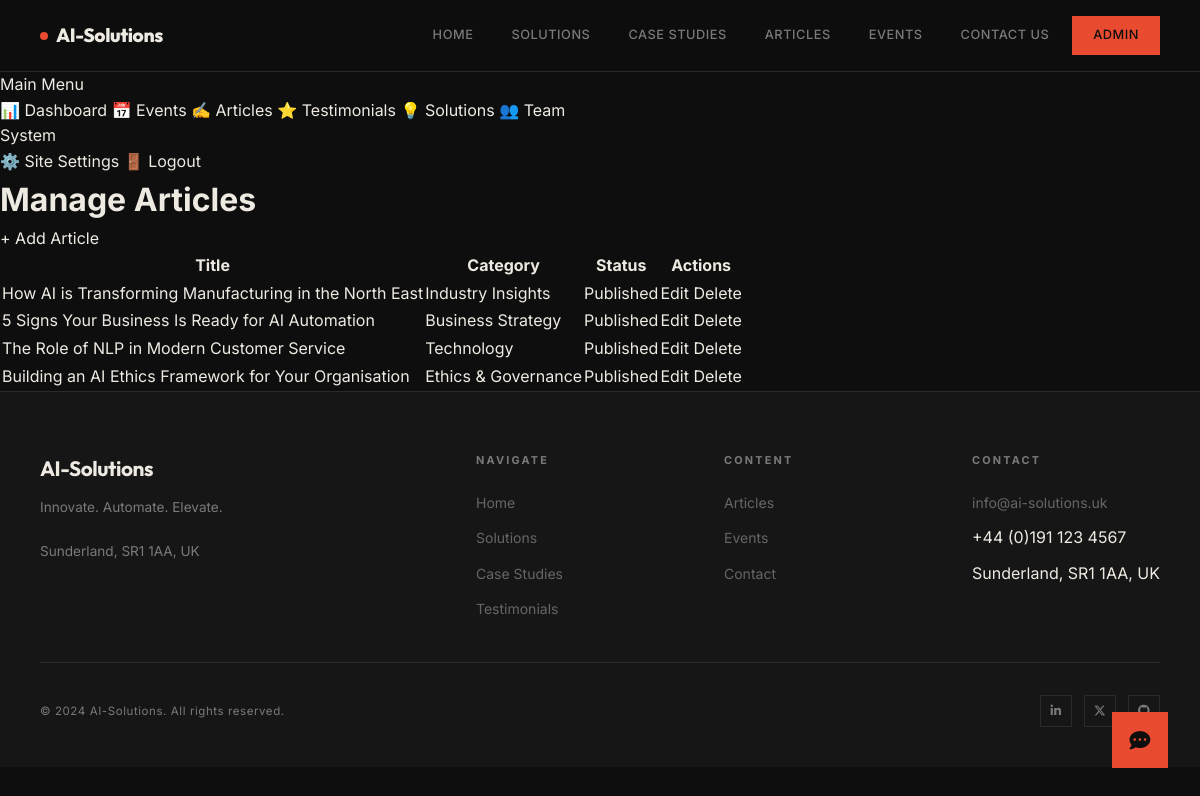
The app's page /admin/articles (signed in), older data.
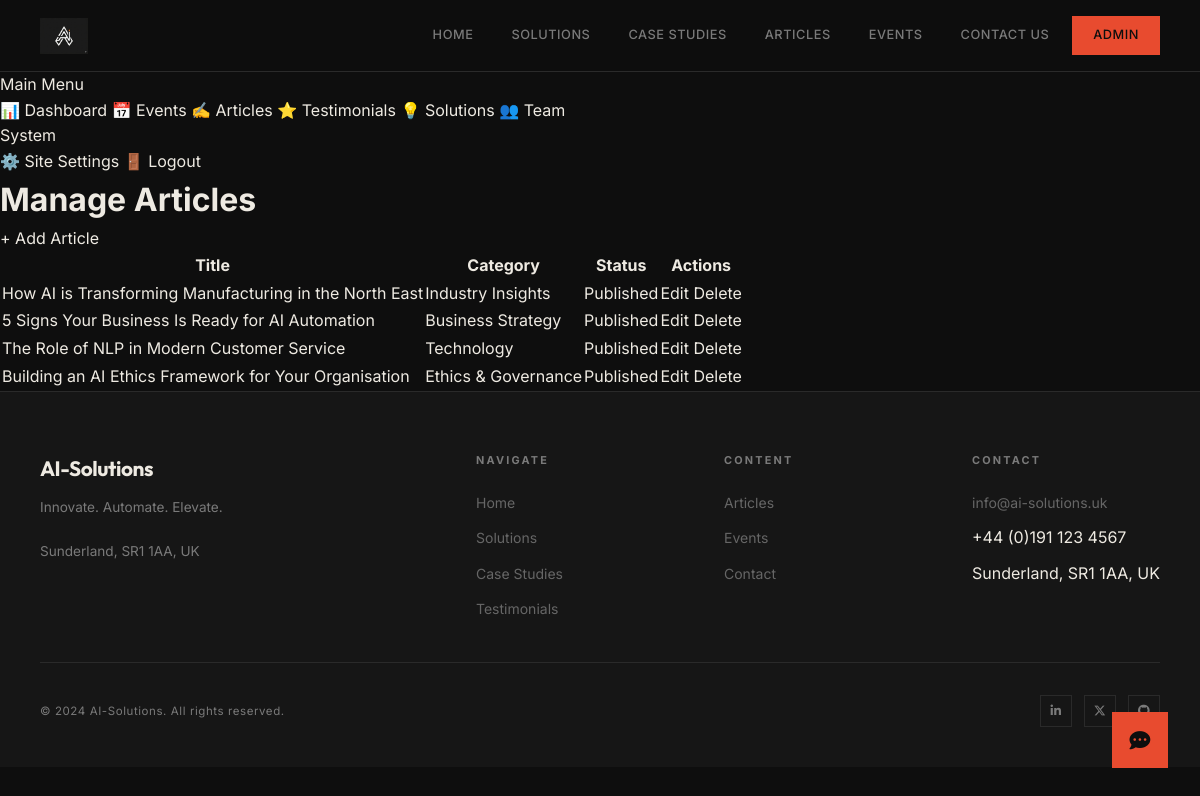
The same page, newer data.
### models.py (models this page shows)
class SiteSettings(db.Model):
    __tablename__ = 'site_settings'
    id = db.Column(db.Integer, primary_key=True)
    company_logo = db.Column(db.String(300), nullable=True)
    company_name = db.Column(db.String(200), default='AI-Solutions')
    tagline = db.Column(db.String(500))
    address = db.Column(db.String(300))
    email = db.Column(db.String(120))
    phone = db.Column(db.String(50))
    linkedin_url = db.Column(db.String(300), nullable=True)
    twitter_url = db.Column(db.String(300), nullable=True)
    facebook_url = db.Column(db.String(300), nullable=True)
    instagram_url = db.Column(db.String(300), nullable=True)
    github_url = db.Column(db.String(300), nullable=True)

### app.py (the view)
@app.route('/admin/articles')
@login_required
def admin_articles():
    articles = Article.query.order_by(desc(Article.published_at)).all()
    return render_template('admin/manage_articles.html', articles=articles)

### app.py (called while the page is built)
@login_manager.user_loader
def load_user(user_id):
    return db.session.get(AdminUser, int(user_id))

@app.context_processor
def inject_settings():
    settings = db.session.get(SiteSettings, 1)
    if not settings:
        settings = SiteSettings(id=1, company_name='AI-Solutions')
    return dict(settings=settings)

### templates/admin/manage_articles.html
{% extends "base.html" %}
{% block content %}
<div class="flex min-h-screen pt-20">
    <aside class="w-64 glass h-screen sticky top-20 p-6 flex flex-col gap-2 overflow-y-auto">
        <div class="text-xs font-bold text-neutral-500 uppercase tracking-widest mb-4 px-2">Main Menu</div>
        <a href="{{ url_for('admin_dashboard') }}" class="flex items-center gap-3 p-3 rounded-xl text-neutral-400 hover:bg-white/10 hover:text-white transition-all"><span>📊</span> Dashboard</a>
        <a href="{{ url_for('manage_events') }}" class="flex items-center gap-3 p-3 rounded-xl text-neutral-400 hover:bg-white/10 hover:text-white transition-all"><span>📅</span> Events</a>
        <a href="{{ url_for('manage_articles') }}" class="flex items-center gap-3 p-3 rounded-xl bg-white text-black font-semibold"><span>✍️</span> Articles</a>
        <a href="{{ url_for('manage_testimonials') }}" class="flex items-center gap-3 p-3 rounded-xl text-neutral-400 hover:bg-white/10 hover:text-white transition-all"><span>⭐</span> Testimonials</a>
        <a href="{{ url_for('manage_solutions') }}" class="flex items-center gap-3 p-3 rounded-xl text-neutral-400 hover:bg-white/10 hover:text-white transition-all"><span>💡</span> Solutions</a>
        <a href="{{ url_for('manage_team') }}" class="flex items-center gap-3 p-3 rounded-xl text-neutral-400 hover:bg-white/10 hover:text-white transition-all"><span>👥</span> Team</a>
        <div class="text-xs font-bold text-neutral-500 uppercase tracking-widest mt-8 mb-4 px-2">System</div>
        <a href="{{ url_for('settings') }}" class="flex items-center gap-3 p-3 rounded-xl text-neutral-400 hover:bg-white/10 hover:text-white transition-all"><span>⚙️</span> Site Settings</a>
        <a href="{{ url_for('admin_logout') }}" class="flex items-center gap-3 p-3 rounded-xl text-red-400 hover:bg-red-500/10 transition-all mt-auto"><span>🚪</span> Logout</a>
    </aside>
    <main class="flex-1 p-8">
        <div class="max-w-6xl mx-auto">
            <div class="flex justify-between items-center mb-10">
                <h1 class="text-3xl font-bold text-gradient">Manage Articles</h1>
                <a href="{{ url_for('add_article') }}" class="bg-white text-black px-6 py-2 rounded-full font-bold hover:bg-neutral-200 transition-all">+ Add Article</a>
            </div>
            <div class="glass rounded-3xl overflow-hidden">
                <table class="w-full text-left text-sm">
                    <thead class="bg-white/5 text-neutral-400 uppercase text-xs">
                        <tr><th class="px-6 py-4">Title</th><th class="px-6 py-4">Category</th><th class="px-6 py-4">Status</th><th class="px-6 py-4 text-right">Actions</th></tr>
                    </thead>
                    <tbody class="divide-y divide-white/5">
                        {% for article in articles %}
                        <tr class="hover:bg-white/5 transition-colors">
                            <td class="px-6 py-4 font-medium">{{ article.title }}</td>
                            <td class="px-6 py-4 text-neutral-400">{{ article.category }}</td>
                            <td class="px-6 py-4">
                                <span class="px-2 py-1 rounded-full text-[10px] font-bold uppercase {% if article.is_published %}bg-green-500/20 text-green-400{% else %}bg-neutral-500/20 text-neutral-400{% endif %}">
                                    {{ 'Published' if article.is_published else 'Draft' }}
                                </span>
                            </td>
                            <td class="px-6 py-4 text-right space-x-3">
                                <a href="{{ url_for('edit_article', id=article.id) }}" class="text-blue-400 hover:underline">Edit</a>
                                <a href="{{ url_for('delete_article', id=article.id) }}" class="text-red-400 hover:underline" onclick="return confirm('Delete this article?')">Delete</a>
                            </td>
                        </tr>
                        {% endfor %}
                    </tbody>
                </table>
            </div>
        </div>
    </main>
</div>
{% endblock %}

### templates/base.html (shortened to what this page needs)
<!DOCTYPE html>
<html lang="en">
<head>
  <link rel="stylesheet" href="https://cdnjs.cloudflare.com/ajax/libs/font-awesome/6.5.0/css/all.min.css">
  <link rel="stylesheet" href="{{ url_for('static', filename='css/style.css') }}">
</head>
<body>
<nav class="navbar">
  <a href="{{ url_for('index') }}" class="nav-logo">
    {% if settings and settings.company_logo %}
      <img src="{{ url_for('static', filename=settings.company_logo) }}" alt="{{ settings.company_name }}">
    {% else %}
      <span class="logo-dot"></span>
      <span>{{ settings.company_name if settings else 'AI-Solutions' }}</span>
    {% endif %}
  </a>
  <div class="nav-links" id="nav-links">
    <a href="{{ url_for('index') }}" class="{{ 'active' if request.endpoint == 'index' }}">Home</a>
    <a href="{{ url_for('solutions') }}" class="{{ 'active' if request.endpoint == 'solutions' }}">Solutions</a>
    <a href="{{ url_for('case_studies') }}" class="{{ 'active' if request.endpoint == 'case_studies' }}">Case Studies</a>
    <a href="{{ url_for('articles') }}" class="{{ 'active' if request.endpoint in ['articles','article_detail'] }}">Articles</a>
    <a href="{{ url_for('events') }}" class="{{ 'active' if request.endpoint == 'events' }}">Events</a>
    <a href="{{ url_for('contact') }}" class="{{ 'active' if request.endpoint == 'contact' }}">Contact Us</a>
    <a href="{{ url_for('admin_login') }}" class="nav-cta">Admin</a>
  </div>
</nav>
<div class="page-wrapper">
  {% block content %}{% endblock %}
</div>
<footer class="footer">
  <div class="footer-inner">
    <div class="footer-top">
      <div>
        <div class="footer-brand">{{ settings.company_name if settings else 'AI-Solutions' }}</div>
        <p class="footer-tagline">{{ settings.tagline if settings else 'Innovate. Automate. Elevate.' }}<br><br>{{ settings.address if settings else 'Sunderland, UK' }}</p>
      </div>
      <div>
        <div class="footer-col-title">Navigate</div>
        <ul class="footer-links">
          <li><a href="{{ url_for('index') }}">Home</a></li>
          <li><a href="{{ url_for('solutions') }}">Solutions</a></li>
          <li><a href="{{ url_for('case_studies') }}">Case Studies</a></li>
          <li><a href="{{ url_for('testimonials') }}">Testimonials</a></li>
        </ul>
      </div>
      <div>
        <div class="footer-col-title">Content</div>
        <ul class="footer-links">
          <li><a href="{{ url_for('articles') }}">Articles</a></li>
          <li><a href="{{ url_for('events') }}">Events</a></li>
          <li><a href="{{ url_for('contact') }}">Contact</a></li>
        </ul>
      </div>
      <div>
        <div class="footer-col-title">Contact</div>
        <ul class="footer-links">
          {% if settings and settings.email %}<li><a href="mailto:{{ settings.email }}">{{ settings.email }}</a></li>{% endif %}
          {% if settings and settings.phone %}<li>{{ settings.phone }}</li>{% endif %}
          {% if settings and settings.address %}<li>{{ settings.address }}</li>{% endif %}
        </ul>
      </div>
    </div>
    <div class="footer-bottom">
      <span>&copy; {{ now().year if now is defined else '2024' }} {{ settings.company_name if settings else 'AI-Solutions' }}. All rights reserved.</span>
      <div class="footer-social">
        {% if settings and settings.linkedin_url %}<a href="{{ settings.linkedin_url }}" target="_blank"><i class="fab fa-linkedin-in"></i></a>{% endif %}
        {% if settings and settings.twitter_url %}<a href="{{ settings.twitter_url }}" target="_blank"><i class="fab fa-x-twitter"></i></a>{% endif %}
        {% if settings and settings.github_url %}<a href="{{ settings.github_url }}" target="_blank"><i class="fab fa-github"></i></a>{% endif %}
      </div>
    </div>
  </div>
</footer>
<button class="chatbot-btn" id="chatbot-btn" aria-label="Open chat">
  <i class="fas fa-comment-dots"></i>
</button>
</body>
</html>

Row changes from the older to the newer data that the page shows:
changed SiteSettings "AI-Solutions": company_logo: picture added; company_name "AI-Solutions" → (not shown); company_logo empty → "uploads/logo/5bb3f1e080e64947917ee05c7dc13cd2.png" (drawn)
